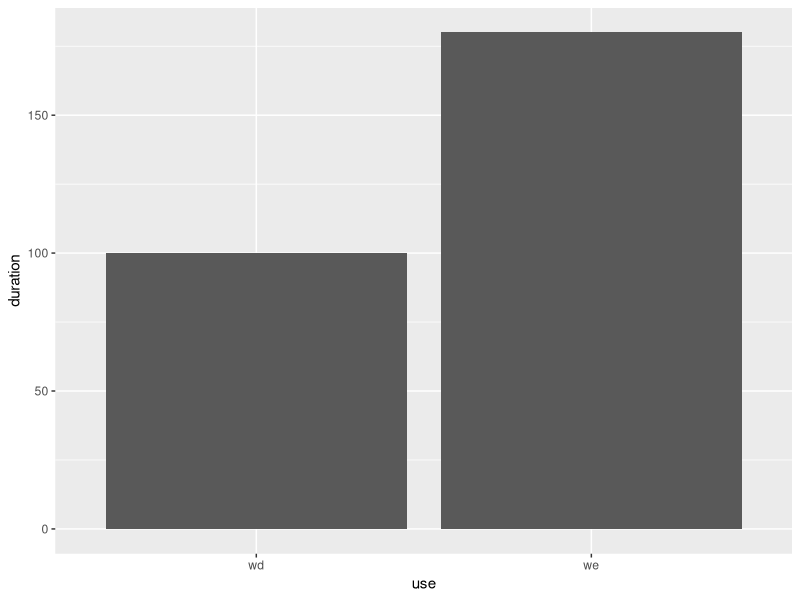
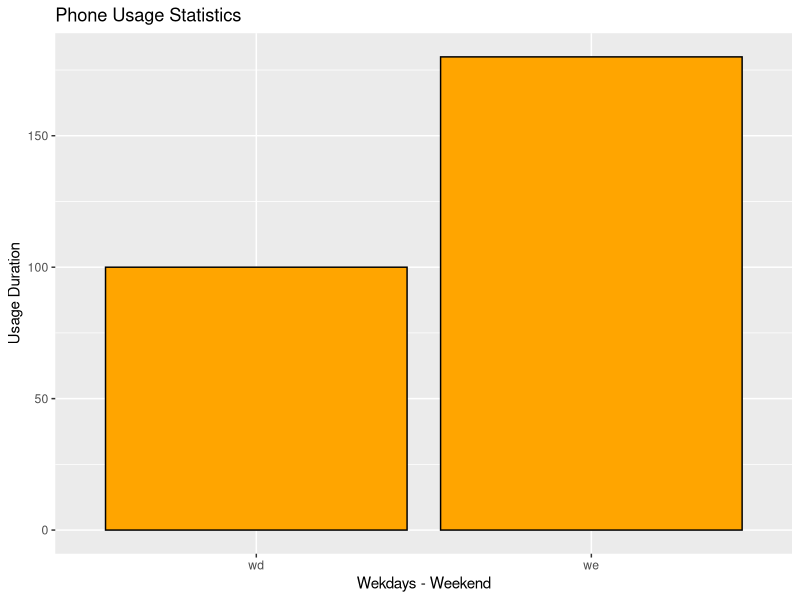

These figures' R source, in order: (Note: this script raises an error after producing the figures.)
## ---- chunk 1

# Overview


library(tibble)
library(dplyr)
library(ggplot2)


df<- tibble(
  use = factor(c("wd","we"),levels = c("wd","we")),
  duration = c(100,180)
)


a<- ggplot(df, aes(x = use, y = duration)) +
  geom_bar(stat = "identity")

a+geom_bar(stat = "identity")


a + geom_bar(colour = "black",
             fill = "orange",
             stat = "identity"
           ) +
  guides(fill = FALSE) +
  xlab("Wekdays - Weekend") +
  ylab("Usage Duration") +
  ggtitle("Phone Usage Statistics")
  
# Note: Below provides to see the last error

library(rlang)
last_error()

## ---- chunk 2

df<- tibble(
  use = c(rep("wd", 20), rep("we", 10))
)

df1<- tibble(
  use = factor(c("wd","we"),levels = c("wd","we")),
  duration = c(100,180)
)

## ---- chunk 3

# for df

ggplot(df,aes(use)) +
  geom_bar()

# for df1

ggplot(df1, aes(x = use, y = duration)) +
  geom_bar(stat = "identity")


## ---- chunk 4

df <- tibble(
  use = factor(c("wd","we"),levels = c("wd","we")),
  duration = c(100,180)
)


ggplot(df, aes(x=use, y = duration, group = 1))+
  geom_line() 

# let's add geom_point() function

ggplot(df, aes(x=use, y = duration, group = 1))+
  geom_line() +
  geom_point()

# let's add a few more feature

ggplot(df, aes(x=use, y = duration, group = 1))+
  geom_line(color = "red", linetype = "dashed", shape =1.6) +
  geom_point(color = "red", size = 4, shape = 21, fill = "blue")+
  expand_limits(y = 0)

## ---- chunk 5








## ---- chunk 6

df<- tibble(
  
  gender = factor(rep(c("M","F"), each = 500)),
  duration = c(rnorm(500, mean = 80), rnorm(500, mean = 81))
)

df

## ---- chunk 7

ggplot(df, aes(duration)) +
  geom_histogram()



ggplot(df, aes(duration)) +
  geom_histogram(binwidth = .5, 
                 color ="black", 
                 fill = "orange") +
  xlab("Duration Distribution") +
  ylab("Frequency") + 
  ggtitle("Histogram")


## ---- chunk 8

  ggplot(df, aes(duration)) +
  geom_density()
  
# ----------
  
  ggplot(df, aes(duration)) +
  geom_histogram(aes(y = ..density..), 
                 binwidth = .5, 
                 color ="black",
                 fill = "orange") +
  geom_density()

# -------------

ggplot(df, aes(duration)) +
  geom_histogram(aes(y = ..density..), 
                 binwidth = .5, 
                 color ="black",
                 fill = "orange") +
  geom_density(alpha = .3,
               fill = "black")


## ---- chunk 9

# How to add GENDER dimension to Histogram 

ggplot(df, aes(duration, fill = gender)) +
  geom_histogram(binwidth = .5, 
                 alpha = .5,
                 position = "identity"
                )


# How to add GENDER dimension to Density

ggplot(df, aes(duration, fill = gender)) +
  geom_density( binwidth = .5, 
                alpha = .5,
                position = "identity"
                
                )


## ---- chunk 10
# How to display dimensions in 2 different graph


ggplot(df, aes(duration)) +
  geom_histogram(binwidth = .5, 
                 color = "black",
                 fill = "orange") +
  facet_grid(gender ~ .)

# facet_grid() above ensures to display 2 histogram by male and female separately

## ---- chunk 11

ggplot(df, aes(x = gender, y = duration)) +
  geom_boxplot()

# Let's fill the baxes with  different color

ggplot(df, aes(x = gender, y = duration, fill = gender)) +
  geom_boxplot()

# Let's remove autometed explanation in visualization

ggplot(df, aes(x = gender, y = duration, fill = gender)) +
  geom_boxplot() +
  guides(fill = FALSE)


# Let's change the direction of axis

ggplot(df, aes(x = gender, y = duration, fill = gender)) +
  geom_boxplot() +
  guides(fill = FALSE) +
  coord_flip()


## ---- chunk 12

ggplot(df, aes(duration))+
  geom_area(stat = "bin")

## ---- chunk 13

 ggplot(df, aes(duration)) +
  geom_freqpoly()

## ---- chunk 14

ggplot(df, aes(duration)) +
  geom_dotplot(binwidth = 0.1)

## ---- chunk 15
# The amount of time women and men spend on the internet and mobile

df<- tibble(
  gender = factor(rep(c("M","F"), each = 500)),
  mobile = c(rnorm(500, mean = 80), rnorm(500, mean = 82)),
  web    = c(rnorm(500, mean = 82), rnorm(500, mean = 81))
)

df

## ---- chunk 16

ggplot(df,aes(mobile, web)) +
  geom_point()

# -------- let's add linear regression line ---

ggplot(df,aes(mobile, web)) +
  geom_point() +
  geom_smooth(method = lm)

# -------let's remove confidence interval in visualization---

ggplot(df, aes(mobile, web)) +
  geom_point() +
  geom_smooth(method = lm, se = FALSE)

# ----- if we want to see non-linear regression line ---

ggplot(df, aes(mobile, web)) +
  geom_point() +
  geom_smooth()

# ----- let's do another thing, let's display Male and Female observations in the graph ----

ggplot(df,aes(mobile, web, color = gender)) +
  geom_point()

# ---- Now, let's think of linear regression lines for  Male and female seperately ---

ggplot(df,aes(mobile, web, color = gender)) +
  geom_point() +
  geom_smooth(method = lm)

## ---- chunk 17

df<- tibble(
  use = factor(c("wd","we"), levels = c("wd","we")),
  duration = c(100, 180)
)

df

## ---- chunk 18

ggplot(df,aes(use, duration, fill = use)) +
  geom_bar(color =  "black", 
           fill = "orange", 
           stat = "identity")

## ---- chunk 19


df<- tibble(
  
  gender = factor(rep(c("M","F"), each = 500)),
  duration = c(rnorm(500, mean = 80), rnorm(500, mean = 81))
)


ggplot(df, aes(x=gender, y=duration, fill = gender))+
  geom_boxplot()

## ---- chunk 20

ggplot(df, aes(x=gender, y=duration, fill = gender))+
  geom_dotplot(binaxis = "y",
               stackdir = "center",
               binwidth = 0.1
               )

## ---- chunk 21

ggplot(df, aes(x=gender, y=duration, fill=gender))+ 
  geom_violin(scale = "area")

## ---- chunk 22

df<- tibble(
  use = factor(c("wd","we","wd","we"), levels=c("wd","we")),
  duration = c(100,180,90,200),
  gender = factor(c("M","M","K","K"))
  
  )

df

## ---- chunk 23

ggplot(df, aes(use,gender)) +
  geom_count()

## ---- chunk 24

df<- tibble(
  gender = factor(rep(c("M","F"), each=600)),
  mobile = c(rnorm(600, mean = 80), rnorm(600, mean = 82)),
  web = c(rnorm(600, mean = 82), rnorm(600, mean = 81)),
  job = factor(rep(c("A","B","C"), each = 400))
)

df

t<- ggplot(df, aes(mobile, web)) + geom_point()

t

# Let's split data by gender data vertically

t + facet_grid(. ~ gender)


# Let's split data by gender data horizontally

t + facet_grid(gender ~ .)


# Let's split data by gender and job data

t + facet_grid(job ~ gender) +
  
  geom_smooth(method = lm)

## ---- chunk 25

head(economics)


d<- economics

ggplot(d, aes(date, pop)) +
  geom_line()


# How to get subset of time date and visualize

s<- d %>% filter(date > as.Date("2010-1-1"))

ggplot(s, aes(date, pop)) +
  geom_line()


# How to add a dimension to time series. (Let's display unemployement as a dimension in timeline )
ggplot(d, aes(date, pop)) +
  geom_line(aes(size = unemploy/pop))


## ---- chunk 26

library(tidyr)

df<- economics %>%
  select(date, psavert, uempmed) %>%
  gather(key = "variable", value = "value", -date)


head(df,3)

#------ geom_line()

ggplot(df, aes(date, value)) +
  geom_line(aes(color = variable), size =1)


#------geom_area()

ggplot(df, aes(date, value)) +
  geom_area(aes(color = variable, fill = variable),
            alpha = 0.5,
            position = position_dodge(.8),
            size =1)



  
## ---- chunk 27

# Let's understand data

d<-diamonds


summary(d)


str(d)

# We see that price can be the most important variable that we wil benefit from

## ---- chunk 28
# Let's see the price distribution of products


ggplot(d, aes(price)) +
  geom_histogram(bidwth = .5)


# Let's see the avg price by color and clarity separately

d %>%
  group_by(color) %>%
  summarise(n = n(), mean(price))


d %>%
  group_by(clarity) %>%
  summarise(n = n(), mean(price))



## ---- chunk 29
# Let's visualize color-price correlation
# (Note: it is discrete data)

k<- d %>%
      group_by(color) %>%
      summarise(n = n(), avg_price = mean(price))


ggplot(k, aes(color, avg_price)) +
  geom_bar(stat = "identity",
           color = "black",
           fill = "orange")

## ---- chunk 30
# Let's see the price distribution by color distribution

ggplot(d, aes(price, fill =color)) +
  geom_density(alpha = .5)


str(d) # let's go over related data with the visualization together to interpret.



